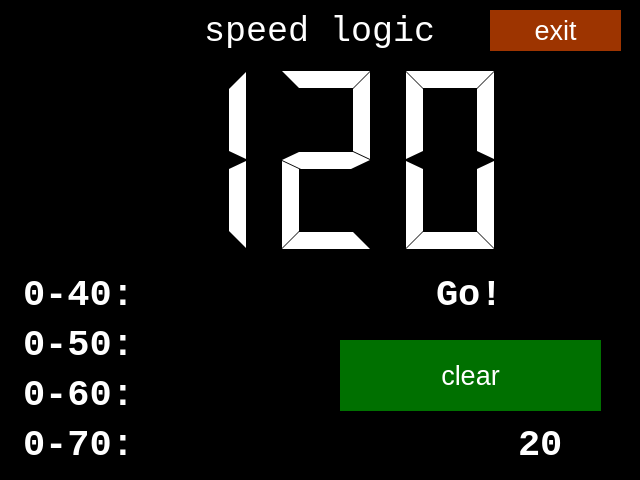
<?xml version="1.0" encoding="UTF-8"?>
<ui version="4.0">
 <class>Dialog</class>
 <widget class="QDialog" name="Dialog">
  <property name="geometry">
   <rect>
    <x>0</x>
    <y>0</y>
    <width>640</width>
    <height>480</height>
   </rect>
  </property>
  <property name="sizePolicy">
   <sizepolicy hsizetype="Fixed" vsizetype="Fixed">
    <horstretch>0</horstretch>
    <verstretch>0</verstretch>
   </sizepolicy>
  </property>
  <property name="windowTitle">
   <string>Dialog</string>
  </property>
  <property name="styleSheet">
   <string notr="true">background-color: rgb(0, 0, 0);</string>
  </property>
  <widget class="QLineEdit" name="title">
   <property name="geometry">
    <rect>
     <x>20</x>
     <y>10</y>
     <width>601</width>
     <height>41</height>
    </rect>
   </property>
   <property name="sizePolicy">
    <sizepolicy hsizetype="Fixed" vsizetype="Fixed">
     <horstretch>0</horstretch>
     <verstretch>0</verstretch>
    </sizepolicy>
   </property>
   <property name="font">
    <font>
     <family>Consolas</family>
     <pointsize>26</pointsize>
    </font>
   </property>
   <property name="cursor">
    <cursorShape>BlankCursor</cursorShape>
   </property>
   <property name="styleSheet">
    <string notr="true">color: rgb(255, 255, 255);</string>
   </property>
   <property name="text">
    <string>speed logic</string>
   </property>
   <property name="alignment">
    <set>Qt::AlignCenter</set>
   </property>
   <property name="readOnly">
    <bool>true</bool>
   </property>
  </widget>
  <widget class="QPushButton" name="close_button">
   <property name="geometry">
    <rect>
     <x>490</x>
     <y>10</y>
     <width>131</width>
     <height>41</height>
    </rect>
   </property>
   <property name="font">
    <font>
     <pointsize>20</pointsize>
    </font>
   </property>
   <property name="cursor">
    <cursorShape>BlankCursor</cursorShape>
   </property>
   <property name="styleSheet">
    <string notr="true">color: rgb(255, 255, 255);
background-color: rgb(157, 52, 0);
border: none;</string>
   </property>
   <property name="text">
    <string>exit</string>
   </property>
  </widget>
  <widget class="QLCDNumber" name="lcd_speed">
   <property name="geometry">
    <rect>
     <x>130</x>
     <y>40</y>
     <width>411</width>
     <height>241</height>
    </rect>
   </property>
   <property name="sizePolicy">
    <sizepolicy hsizetype="Fixed" vsizetype="Fixed">
     <horstretch>0</horstretch>
     <verstretch>0</verstretch>
    </sizepolicy>
   </property>
   <property name="font">
    <font>
     <kerning>false</kerning>
    </font>
   </property>
   <property name="cursor">
    <cursorShape>BlankCursor</cursorShape>
   </property>
   <property name="styleSheet">
    <string notr="true">color: rgb(255, 255, 255);
background: rgba(0,0,0,0.0);</string>
   </property>
   <property name="smallDecimalPoint">
    <bool>true</bool>
   </property>
   <property name="digitCount">
    <number>3</number>
   </property>
   <property name="mode">
    <enum>QLCDNumber::Dec</enum>
   </property>
   <property name="segmentStyle">
    <enum>QLCDNumber::Flat</enum>
   </property>
   <property name="value" stdset="0">
    <double>120.000000000000000</double>
   </property>
   <property name="intValue" stdset="0">
    <number>120</number>
   </property>
  </widget>
  <widget class="QLineEdit" name="on40">
   <property name="geometry">
    <rect>
     <x>20</x>
     <y>270</y>
     <width>281</width>
     <height>51</height>
    </rect>
   </property>
   <property name="sizePolicy">
    <sizepolicy hsizetype="Fixed" vsizetype="Fixed">
     <horstretch>0</horstretch>
     <verstretch>0</verstretch>
    </sizepolicy>
   </property>
   <property name="font">
    <font>
     <family>Consolas</family>
     <pointsize>28</pointsize>
     <weight>75</weight>
     <bold>true</bold>
    </font>
   </property>
   <property name="cursor">
    <cursorShape>ArrowCursor</cursorShape>
   </property>
   <property name="styleSheet">
    <string notr="true">color: rgb(255, 255, 255);</string>
   </property>
   <property name="text">
    <string>0-40: </string>
   </property>
   <property name="readOnly">
    <bool>true</bool>
   </property>
  </widget>
  <widget class="QLineEdit" name="on50">
   <property name="geometry">
    <rect>
     <x>20</x>
     <y>320</y>
     <width>281</width>
     <height>51</height>
    </rect>
   </property>
   <property name="sizePolicy">
    <sizepolicy hsizetype="Fixed" vsizetype="Fixed">
     <horstretch>0</horstretch>
     <verstretch>0</verstretch>
    </sizepolicy>
   </property>
   <property name="font">
    <font>
     <family>Consolas</family>
     <pointsize>28</pointsize>
     <weight>75</weight>
     <bold>true</bold>
    </font>
   </property>
   <property name="cursor">
    <cursorShape>ArrowCursor</cursorShape>
   </property>
   <property name="styleSheet">
    <string notr="true">color: rgb(255, 255, 255);</string>
   </property>
   <property name="text">
    <string>0-50: </string>
   </property>
   <property name="readOnly">
    <bool>true</bool>
   </property>
  </widget>
  <widget class="QLineEdit" name="on60">
   <property name="geometry">
    <rect>
     <x>20</x>
     <y>370</y>
     <width>281</width>
     <height>51</height>
    </rect>
   </property>
   <property name="sizePolicy">
    <sizepolicy hsizetype="Fixed" vsizetype="Fixed">
     <horstretch>0</horstretch>
     <verstretch>0</verstretch>
    </sizepolicy>
   </property>
   <property name="font">
    <font>
     <family>Consolas</family>
     <pointsize>28</pointsize>
     <weight>75</weight>
     <bold>true</bold>
    </font>
   </property>
   <property name="cursor">
    <cursorShape>ArrowCursor</cursorShape>
   </property>
   <property name="styleSheet">
    <string notr="true">color: rgb(255, 255, 255);</string>
   </property>
   <property name="text">
    <string>0-60: </string>
   </property>
   <property name="readOnly">
    <bool>true</bool>
   </property>
  </widget>
  <widget class="QLineEdit" name="on70">
   <property name="geometry">
    <rect>
     <x>20</x>
     <y>420</y>
     <width>281</width>
     <height>51</height>
    </rect>
   </property>
   <property name="sizePolicy">
    <sizepolicy hsizetype="Fixed" vsizetype="Fixed">
     <horstretch>0</horstretch>
     <verstretch>0</verstretch>
    </sizepolicy>
   </property>
   <property name="font">
    <font>
     <family>Consolas</family>
     <pointsize>28</pointsize>
     <weight>75</weight>
     <bold>true</bold>
    </font>
   </property>
   <property name="cursor">
    <cursorShape>ArrowCursor</cursorShape>
   </property>
   <property name="styleSheet">
    <string notr="true">color: rgb(255, 255, 255);</string>
   </property>
   <property name="text">
    <string>0-70: </string>
   </property>
   <property name="readOnly">
    <bool>true</bool>
   </property>
  </widget>
  <widget class="QPushButton" name="clear_info">
   <property name="geometry">
    <rect>
     <x>340</x>
     <y>340</y>
     <width>261</width>
     <height>71</height>
    </rect>
   </property>
   <property name="sizePolicy">
    <sizepolicy hsizetype="Fixed" vsizetype="Fixed">
     <horstretch>0</horstretch>
     <verstretch>0</verstretch>
    </sizepolicy>
   </property>
   <property name="baseSize">
    <size>
     <width>0</width>
     <height>0</height>
    </size>
   </property>
   <property name="font">
    <font>
     <pointsize>20</pointsize>
    </font>
   </property>
   <property name="cursor">
    <cursorShape>BlankCursor</cursorShape>
   </property>
   <property name="autoFillBackground">
    <bool>false</bool>
   </property>
   <property name="styleSheet">
    <string notr="true">color: rgb(255, 255, 255);
background-color: rgb(0, 112, 0);
border: none;</string>
   </property>
   <property name="text">
    <string>clear</string>
   </property>
  </widget>
  <widget class="QLineEdit" name="updates_count">
   <property name="geometry">
    <rect>
     <x>480</x>
     <y>420</y>
     <width>121</width>
     <height>51</height>
    </rect>
   </property>
   <property name="sizePolicy">
    <sizepolicy hsizetype="Fixed" vsizetype="Fixed">
     <horstretch>0</horstretch>
     <verstretch>0</verstretch>
    </sizepolicy>
   </property>
   <property name="font">
    <font>
     <family>Consolas</family>
     <pointsize>28</pointsize>
     <weight>75</weight>
     <bold>true</bold>
    </font>
   </property>
   <property name="cursor">
    <cursorShape>ArrowCursor</cursorShape>
   </property>
   <property name="styleSheet">
    <string notr="true">color: rgb(255, 255, 255);</string>
   </property>
   <property name="text">
    <string>20</string>
   </property>
   <property name="alignment">
    <set>Qt::AlignCenter</set>
   </property>
   <property name="readOnly">
    <bool>true</bool>
   </property>
  </widget>
  <widget class="QLineEdit" name="status">
   <property name="geometry">
    <rect>
     <x>340</x>
     <y>270</y>
     <width>261</width>
     <height>51</height>
    </rect>
   </property>
   <property name="sizePolicy">
    <sizepolicy hsizetype="Fixed" vsizetype="Fixed">
     <horstretch>0</horstretch>
     <verstretch>0</verstretch>
    </sizepolicy>
   </property>
   <property name="font">
    <font>
     <family>Consolas</family>
     <pointsize>28</pointsize>
     <weight>75</weight>
     <bold>true</bold>
    </font>
   </property>
   <property name="cursor">
    <cursorShape>ArrowCursor</cursorShape>
   </property>
   <property name="styleSheet">
    <string notr="true">color: rgb(255, 255, 255);</string>
   </property>
   <property name="text">
    <string>Go!</string>
   </property>
   <property name="alignment">
    <set>Qt::AlignCenter</set>
   </property>
   <property name="readOnly">
    <bool>true</bool>
   </property>
  </widget>
 </widget>
 <resources/>
 <connections/>
</ui>
